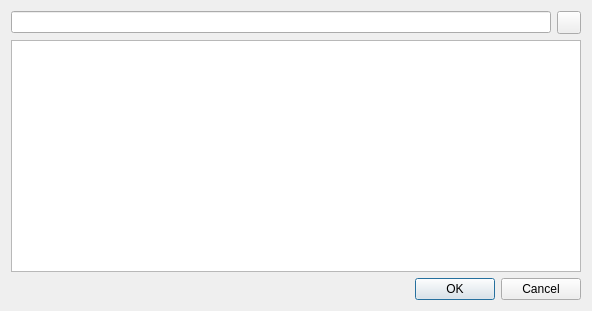
<?xml version="1.0" encoding="UTF-8"?>
<ui version="4.0">
 <class>PropertyDialog</class>
 <widget class="QDialog" name="PropertyDialog">
  <property name="windowModality">
   <enum>Qt::NonModal</enum>
  </property>
  <property name="geometry">
   <rect>
    <x>0</x>
    <y>0</y>
    <width>592</width>
    <height>311</height>
   </rect>
  </property>
  <property name="windowTitle">
   <string>Edit Component properties</string>
  </property>
  <property name="modal">
   <bool>true</bool>
  </property>
  <layout class="QVBoxLayout" name="verticalLayout">
   <item>
    <layout class="QHBoxLayout" name="horizontalLayout">
     <item>
      <widget class="QLineEdit" name="m_filterEdit"/>
     </item>
     <item>
      <widget class="QToolButton" name="m_clearButton">
       <property name="text">
        <string/>
       </property>
      </widget>
     </item>
    </layout>
   </item>
   <item>
    <widget class="QTableView" name="tableView">
     <property name="editTriggers">
      <set>QAbstractItemView::AllEditTriggers</set>
     </property>
     <property name="alternatingRowColors">
      <bool>true</bool>
     </property>
     <property name="selectionMode">
      <enum>QAbstractItemView::SingleSelection</enum>
     </property>
     <property name="selectionBehavior">
      <enum>QAbstractItemView::SelectRows</enum>
     </property>
     <property name="wordWrap">
      <bool>false</bool>
     </property>
     <property name="cornerButtonEnabled">
      <bool>false</bool>
     </property>
     <attribute name="horizontalHeaderStretchLastSection">
      <bool>true</bool>
     </attribute>
     <attribute name="horizontalHeaderStretchLastSection">
      <bool>true</bool>
     </attribute>
    </widget>
   </item>
   <item>
    <widget class="QDialogButtonBox" name="buttonBox">
     <property name="orientation">
      <enum>Qt::Horizontal</enum>
     </property>
     <property name="standardButtons">
      <set>QDialogButtonBox::Cancel|QDialogButtonBox::Ok</set>
     </property>
    </widget>
   </item>
  </layout>
 </widget>
 <resources/>
 <connections>
  <connection>
   <sender>buttonBox</sender>
   <signal>accepted()</signal>
   <receiver>PropertyDialog</receiver>
   <slot>accept()</slot>
   <hints>
    <hint type="sourcelabel">
     <x>394</x>
     <y>295</y>
    </hint>
    <hint type="destinationlabel">
     <x>18</x>
     <y>278</y>
    </hint>
   </hints>
  </connection>
  <connection>
   <sender>buttonBox</sender>
   <signal>rejected()</signal>
   <receiver>PropertyDialog</receiver>
   <slot>reject()</slot>
   <hints>
    <hint type="sourcelabel">
     <x>525</x>
     <y>290</y>
    </hint>
    <hint type="destinationlabel">
     <x>485</x>
     <y>279</y>
    </hint>
   </hints>
  </connection>
 </connections>
</ui>
